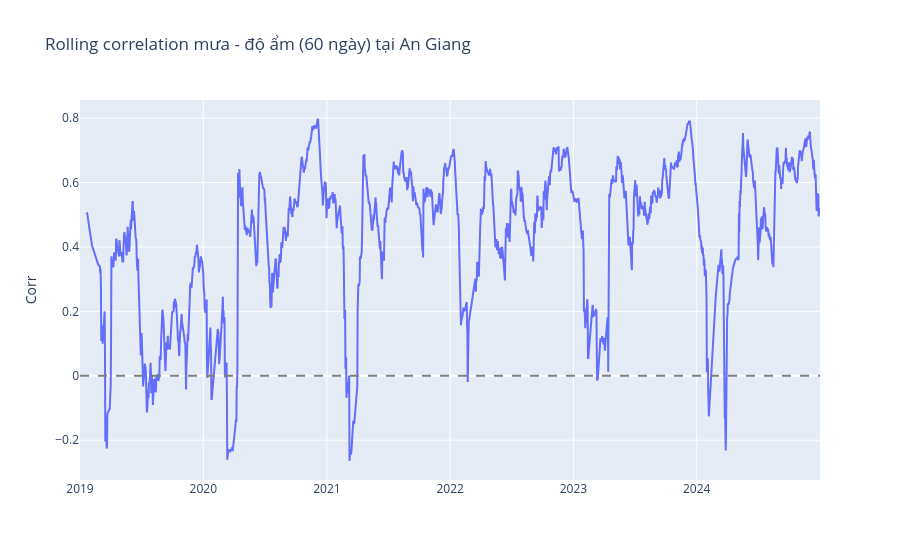

The notebook cell this image was saved under:
### Code cell
province_focus = "An Giang"
pair = combined.xs(province_focus, level="province")[
    ["precipitation", "SoilMoi0_10cm_inst"]
]
rolling_corr = (
    pair["precipitation"].rolling(60, min_periods=20).corr(pair["SoilMoi0_10cm_inst"])
)
fig = go.Figure()
fig.add_trace(
    go.Scatter(x=rolling_corr.index, y=rolling_corr, name="Hệ số tương quan 60 ngày")
)
fig.add_hline(y=0, line_dash="dash", line_color="gray")
fig.update_layout(
    title=f"Rolling correlation mưa - độ ẩm (60 ngày) tại {province_focus}",
    yaxis_title="Corr",
)
fig.show()

### Figure 1 — Plotly figure (JSON) as saved in the notebook; plotly's stock layout.template omitted (floating-point values rounded to 4 significant figures; data arrays with more than 128 entries replaced by an {"elided": "..."} marker saying what was removed)
{"data": [{"name": "Hệ số tương quan 60 ngày", "type": "scatter", "x": {"elided": "2192 str values"}, "y": {"elided": "2192 float values"}}], "layout": {"shapes": [{"line": {"color": "gray", "dash": "dash"}, "type": "line", "x0": 0, "x1": 1, "xref": "x domain", "y0": 0, "y1": 0, "yref": "y"}], "title": {"text": "Rolling correlation mưa - độ ẩm (60 ngày) tại An Giang"}, "yaxis": {"title": {"text": "Corr"}}}}
